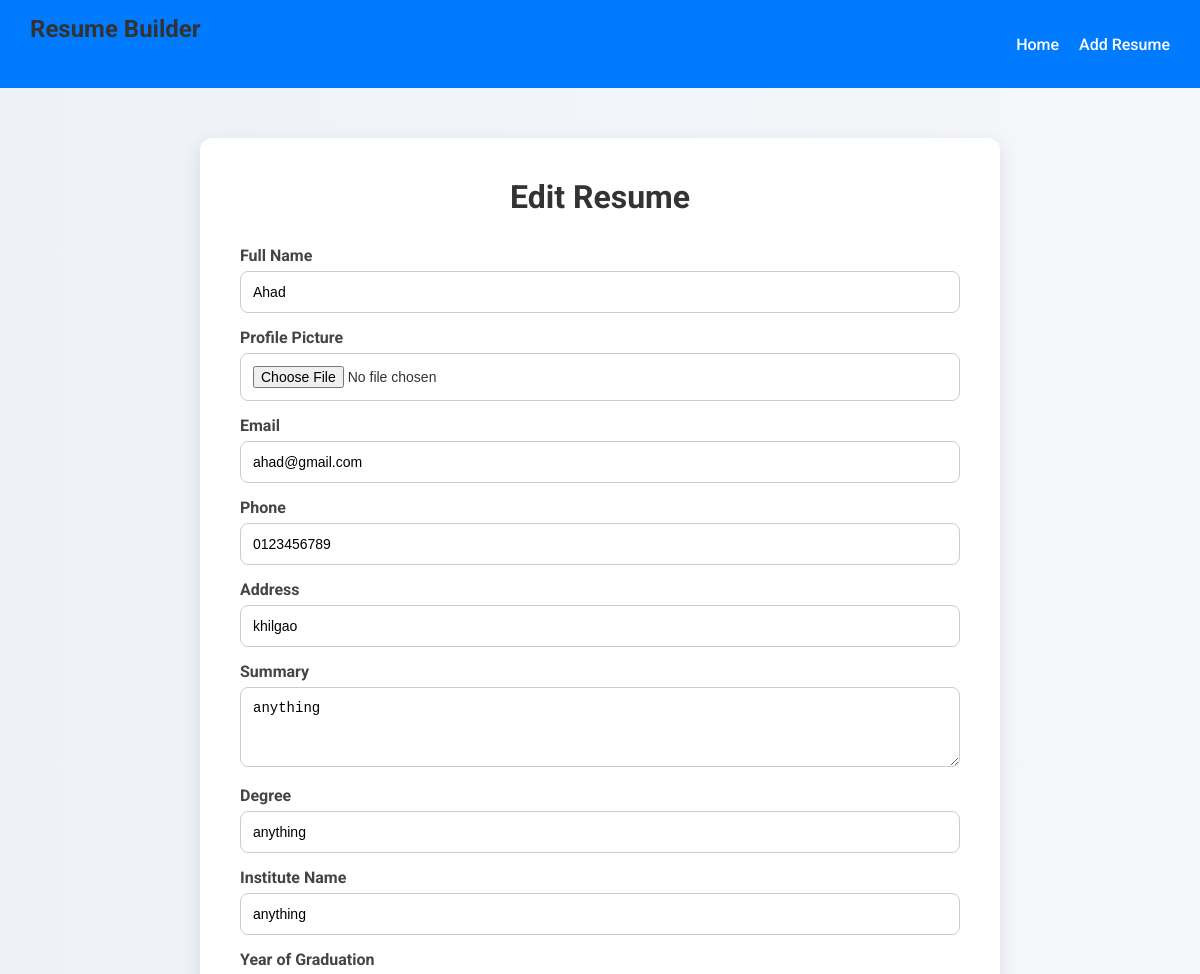
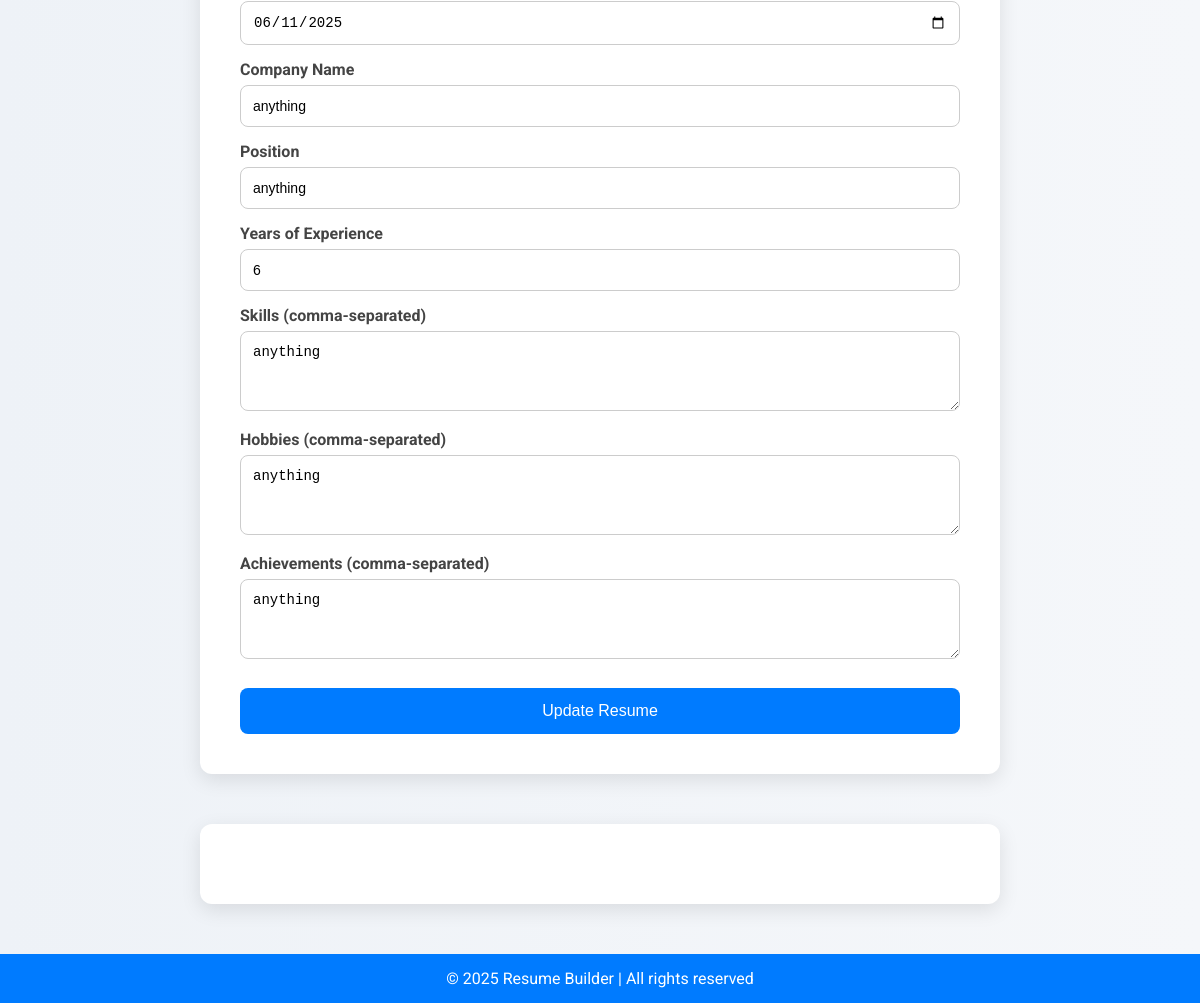
/edit_resume/3, run on the app's committed database (2 pictures, top to bottom).
### ResumeBuilderApp/models.py (models this page shows)
class ResumeModel(models.Model):
    Full_Name=models.CharField(max_length=50)
    Profile_Picture=models.ImageField(upload_to='profile_pictures/', null=True, blank=True)
    Email=models.EmailField()
    Phone=models.CharField(max_length=15)
    Address=models.CharField(max_length=150)
    Summary=models.CharField(max_length=100)
    Degree=models.CharField(max_length=100)
    Institute_Name=models.CharField(max_length=100)
    Year_of_Graduation=models.DateField()
    Company_Name=models.CharField(max_length=100)
    Position=models.CharField(max_length=100)
    Years_of_Experience=models.PositiveIntegerField()
    Skills = models.TextField(help_text="Enter skills separated by commas")
    Hobbies = models.TextField(help_text="Enter hobbies separated by commas")
    Achievements = models.TextField(help_text="Enter achievements separated by commas")

### ResumeBuilderApp/views.py (the view, shortened to what this page needs)
# urls.py: path('edit_resume/<str:id>',edit_resume,name='edit_resume'),
def edit_resume(request,id):
    resumeData= ResumeModel.objects.get(id=id)
    return render(request,'edit_resume.html',{'resume':resumeData})

### ResumeBuilderApp/templates/edit_resume.html (shortened to what this page needs)
{% extends 'master.html' %}
{% block body %}
<!DOCTYPE html>
<html lang="en">
<head>
</head>
<body>
    <div class="container">
        <h1>Edit Resume</h1>
        <form method="POST" enctype="multipart/form-data">
            <label for="full_name">Full Name</label>
            <input type="text" name="Full_Name" value="{{resume.Full_Name}}" id="full_name" required>
            <label for="profile_pic">Profile Picture</label>
            <input type="file" name="Profile_Picture" id="profile_pic" accept="image/*">
            <label for="email">Email</label>
            <input type="email" name="Email" value="{{resume.Email}}"  id="email" required>
            <label for="phone">Phone</label>
            <input type="tel" name="Phone" value="{{resume.Phone}}" id="phone" required>
            <label for="address">Address</label>
            <input type="text" name="Address" value="{{resume.Address}}" id="address">
            <label for="summary">Summary</label>
            <textarea name="Summary" id="summary" placeholder="A short personal objective...">{{resume.Summary}}</textarea>
            <label for="degree">Degree</label>
            <input type="text" name="Degree" value="{{resume.Degree}}" id="degree">
            <label for="institute">Institute Name</label>
            <input type="text" name="Institute_Name" value="{{resume.Institute_Name}}" id="institute">
            <label for="graduation">Year of Graduation</label>
            <input type="date" name="Year_of_Graduation" value="{{resume.Year_of_Graduation|date:'Y-m-d'}}" id="graduation">
            <label for="company">Company Name</label>
            <input type="text" name="Company_Name" value="{{resume.Company_Name}}" id="company">
            <label for="position">Position</label>
            <input type="text" name="Position" value="{{resume.Position}}" id="position">
            <label for="experience">Years of Experience</label>
            <input type="number" name="Years_of_Experience" value={{resume.Years_of_Experience}} id="experience" min="0">
            <label for="skills">Skills (comma-separated)</label>
            <textarea name="Skills" id="skills" placeholder="e.g. Python, Django, HTML, CSS">{{resume.Skills}} </textarea>
            <label for="hobbies">Hobbies (comma-separated)</label>
            <textarea name="Hobbies" id="hobbies" placeholder="e.g. Reading, Traveling, Gaming">{{resume.Hobbies}}</textarea>
            <label for="achievements">Achievements (comma-separated)</label>
            <textarea name="Achievements" id="achievements" placeholder="e.g. Hackathon Winner, Employee of the Month">{{resume.Achievements}}</textarea>
            <button type="submit">Update Resume</button>
        </form>
    </div>
</body>
</html>
{% endblock body %}

### ResumeBuilderApp/templates/master.html (style rules this page uses)
* { margin: 0; padding: 0; box-sizing: border-box; }
body { font-family: 'Roboto', sans-serif; background-color: #f4f6f8; color: #333; }
.container { max-width: 1100px; margin: 40px auto; padding: 0 20px; }

### ResumeBuilderApp/templates/edit_resume.html (style rules this page uses)
body { font-family: 'Roboto', sans-serif; background: linear-gradient(to right, #eef2f7, #f5f7fa); margin: 0; padding: 0; }
.container { max-width: 800px; background: #fff; margin: 50px auto; padding: 40px; border-radius: 12px; box-shadow: 0 6px 20px rgba(0,0,0,0.1); }
h1 { text-align: center; color: #333; margin-bottom: 30px; }
form label { display: block; margin-top: 15px; font-weight: bold; color: #444; }
form input[type="text"], form input[type="email"], form input[type="tel"], form input[type="number"], form input[type="file"], form input[type="date"], form textarea { width: 100%; padding: 12px; margin-top: 6px; border: 1px solid #ccc; border-radius: 8px; box-sizing: border-box; font-size: 14px; }
form textarea { resize: vertical; min-height: 80px; }
button { background-color: #007bff; color: white; padding: 14px; border: none; border-radius: 8px; font-size: 16px; margin-top: 25px; width: 100%; cursor: pointer; transition: background 0.3s; }

### data on the page
ResumeModel: Full_Name "Ahad", Email "ahad@gmail.com", Phone "0123456789", Address "khilgao", Summary "anything", Degree "anything", Institute_Name "anything", Year_of_Graduation "06/11/2025", Company_Name "anything", Position "anything", Years_of_Experience "6", Skills "anything", Hobbies "anything", Achievements "anything"

### other printed values
{{ now|default:"2025" }} "2025"
